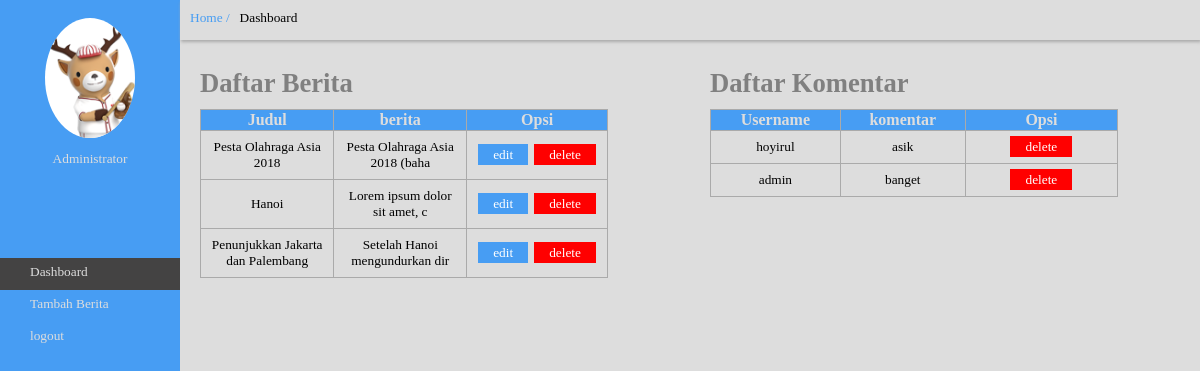
The app's page /admin.php with its own data.
### tables this page shows
CREATE TABLE `berita` (
  `id` int(11) NOT NULL,
  `judul` varchar(100) NOT NULL,
  `berita` text NOT NULL,
  `foto` varchar(150) NOT NULL
);

CREATE TABLE `komentar` (
  `id` int(11) NOT NULL,
  `username` varchar(50) NOT NULL,
  `komentar` text NOT NULL
);

### admin.php (the view, shortened to what this page needs)
<?php
	include 'koneksi.php';
 ?>
<!DOCTYPE html>
<html>
<head>
	<link rel="stylesheet" type="text/css" href="asset/css/admin.css">
</head>
<body>
	<aside>
		<div class="profil" align="center">
			<div class="img">
				<img src="asset/img/mascot--3.png" style="width: 100%; height: 150px;">
			</div>
			<p>Administrator</p>
		</div>
		<div class="sidebar">
			<a href="admin.php" class="active">Dashboard</a>
			<a href="tambah.php">Tambah Berita</a>
			<a href="logout.php">logout</a>
		</div>
	</aside>
	<content>
		<div class="head">
			<a href="admin.php">Home /</a>Dashboard
		</div><br>
		<div class="body">
			<div class="left">
			<h1>Daftar Berita</h1>
			<table border="1">
				<tr>
					<th>Judul</th>
					<th>berita</th>
					<th>Opsi</th>
				</tr>
			<?php
				$query = mysqli_query($con,"SELECT * FROM berita");
				foreach ($query as $data) {
				?>
					<div class="box">
						<tr>
							<td content="Judul"><?= $data['judul']; ?></td>
							<td content="berita"><?= substr($data['berita'], 0,30); ?></td>
							<td content="Opsi"><a href="edit.php?id=<?= $data['id']; ?>" class="edit" onclick="return confirm('Yakin?')">edit</a><a href="delete.php?id=<?= $data['id']; ?>" class="hapus" onclick="return confirm('Yakin?')">delete</a></td>
						</tr>
					</div>
				<?php
				}
			 ?>
			</table>
			</div>
			<div class="right">
				<h1>Daftar Komentar</h1>
			<table border="1">
				<tr>
					<th>Username</th>
					<th>komentar</th>
					<th>Opsi</th>
				</tr>
			<?php
				$query = mysqli_query($con,"SELECT * FROM komentar");
				foreach ($query as $data) {
				?>
					<div class="box">
						<tr>
							<td content="username"><?= $data['username']; ?></td>
							<td content="komentar"><?= $data['komentar'] ?></td>
							<td content="Opsi"><a href="hapus.php?id=<?= $data['id']; ?>" class="hapus" onclick="return confirm('Yakin?')">delete</a></td>
						</tr>
					</div>
				<?php
				}
			 ?>
			</table>
			</div>
		</div>
	</content>
</body>
</html>

### asset/css/admin.css (style rules this page uses)
body { margin: 0; padding: 0; background: #ddd; width: 100%; font-family: 'century gothic'; }
aside { background: #479df3; width: 15%; height: 100vh; float: left; }
aside .profil { height: 25vh; width: 100%; }
aside .profil p { font-size: 10pt; color: #ddd; }
aside .profil .img { overflow: hidden; width: 50%; height: 100px; background: #fff; border-radius: 50%; margin-top: 10%; }
aside .sidebar { font-family: 'century gothic'; }
aside .sidebar a { display: block; color: #ddd; text-decoration: none; padding: 6px 30px 10px; font-size: 10pt; }
aside .sidebar .active,aside .sidebar a:hover { background: #444343; transition: .5s; }
content { background: #ddd; width: 85%; height: 100vh; float: right; }
content .head { width: 100%; height: 40px; box-shadow: 1px 2px 3px #aaa; font-size: 10pt; }
content .head a { display: inline-block; color: #479df3; padding:10px; font-size: 10pt; text-decoration: none; }
content .body { height: auto; width: 100%; }
content .body .left { width: 50%; height: auto; float: left; }
content .body .left table { width: 80%; margin-left: 20px; text-align: center; border-collapse: collapse; border: 1px solid #aaa; }
content .body .left table th { background: #479df3;; color: #ddd; }
content .body .left table td { font-size: 10pt; padding: 8px; }
content .body h1 { color: grey; margin: 10px 20px; font-size: 20pt; }
content .body .right { width: 50%; height: auto; float: right; }
content .body .right table { width: 80%; margin-left: 20px; text-align: center; border-collapse: collapse; border: 1px solid #aaa; }
content .body .right table th { background: #479df3; color: #ddd; }
content .body .right table td { font-size: 10pt; padding: 8px; }
.edit { background: #479df3; padding: 3px 15px; color: #fff; margin: 3px; text-decoration: none; }
.hapus { background: red; padding: 3px 15px; color: #fff; margin: 3px; text-decoration: none; }
@media (max-width: 1200px) { aside .profil { height: 30vh; } }
@media (max-width: 1200px) { aside .profil .img { height: 15vh; } }

### records on screen
berita: judul "Pesta Olahraga Asia 2018", berita "Pesta Olahraga Asia 2018 (baha"
berita: judul "Hanoi", berita "Lorem ipsum dolor sit amet, c"
berita: judul "Penunjukkan Jakarta dan Palembang", berita "Setelah Hanoi mengundurkan dir"
komentar: username "hoyirul", komentar "asik"
komentar: username "admin", komentar "banget"
